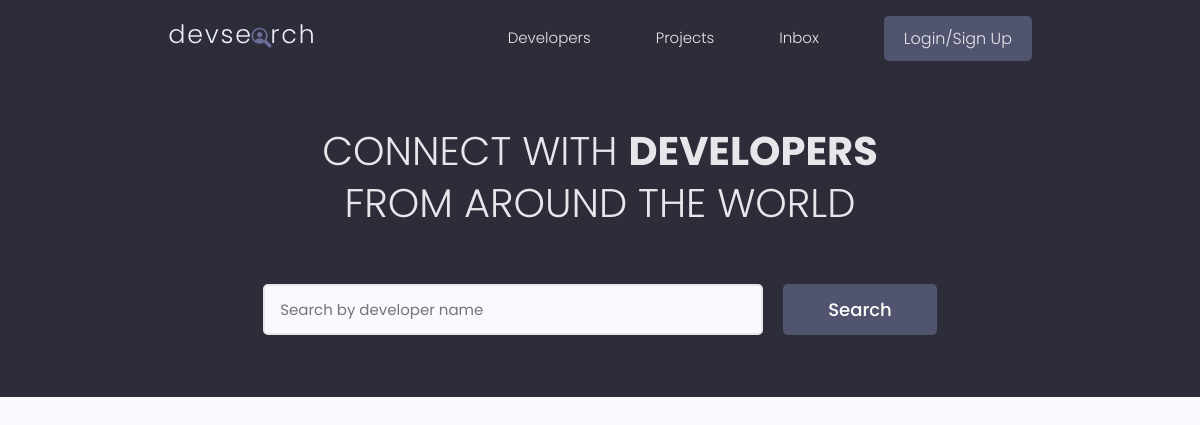
/, run on an earlier commit of the app's database.
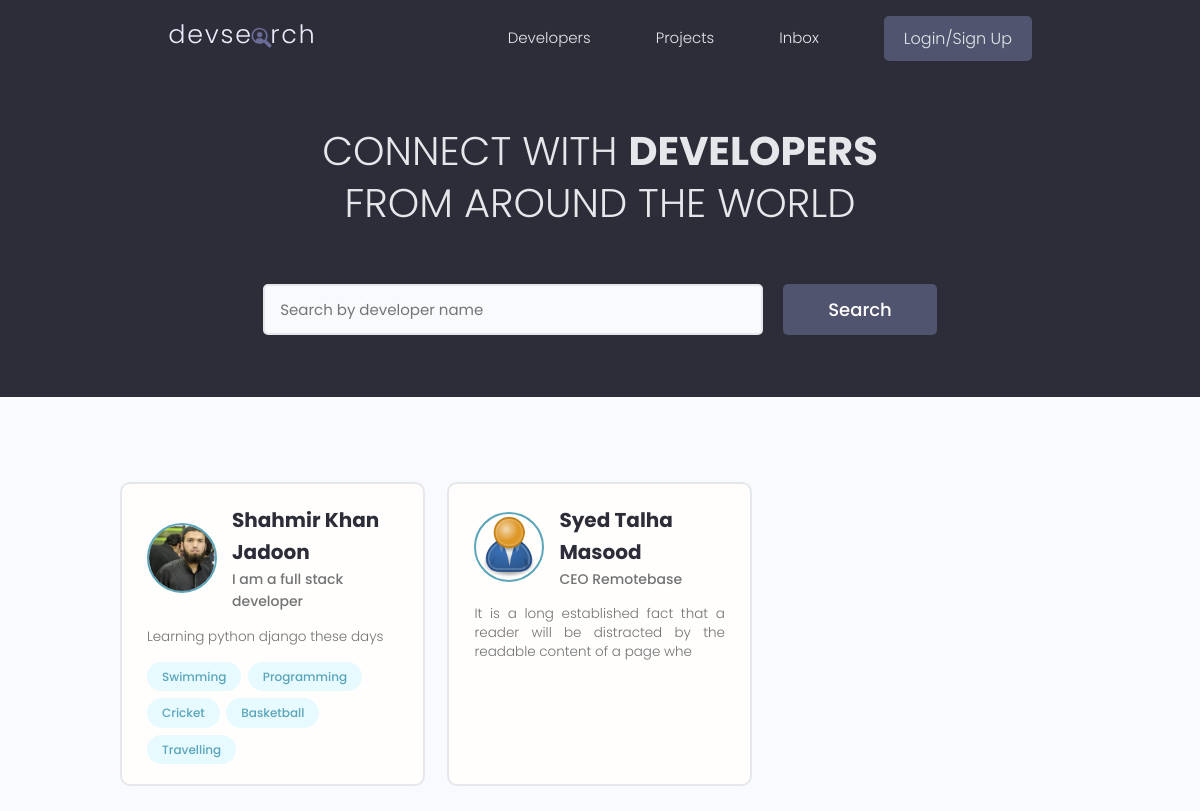
And on a later commit of the database.
### users/models.py (models this page shows, shortened)
class Profile(models.Model):
  user = models.OneToOneField(User, on_delete=models.CASCADE, null=True, blank=True)
  name = models.CharField(max_length=200, null=True, blank=True)
  email = models.EmailField(max_length=500, null=True, blank=True)
  username = models.CharField(max_length=200, null=True, blank=True)
  location = models.CharField(max_length=200, null=True, blank=True)
  short_intro = models.CharField(max_length=200, null=True, blank=True)
  bio = models.TextField(blank=True, null=True)
  profile_image = models.ImageField(null=True, blank=True, upload_to='profiles/', default='profiles/user-default.png')
  social_github = models.CharField(max_length=200, null=True, blank=True)
  social_twitter = models.CharField(max_length=200, null=True, blank=True)
  social_linkedin = models.CharField(max_length=200, null=True, blank=True)
  social_youtube = models.CharField(max_length=200, null=True, blank=True)
  social_website = models.CharField(max_length=200, null=True, blank=True)
  id = models.UUIDField(default=uuid.uuid4, unique=True, primary_key=True, editable=False)
  created = models.DateTimeField(auto_now_add=True)

class Skill(models.Model):
  owner = models.ForeignKey(Profile, on_delete=models.CASCADE, null=True, blank=True)
  name = models.CharField(max_length=200, null=True, blank=True)
  description = models.TextField(null=True, blank=True)
  id = models.UUIDField(default=uuid.uuid4, unique=True, primary_key=True, editable=False)
  created = models.DateTimeField(auto_now_add=True)

### users/views.py (the view)
# urls.py: path("", views.profiles, name="profiles"),
def profiles(request):
    profiles = Profile.objects.all()
    context = {
        'profiles': profiles
    }
    return render(request, 'users/profiles.html', context)

### users/templates/users/profiles.html (shortened to what this page needs)
{% extends "main.html" %}
{% block content %}
  <main class="home">
    <section class="hero-section text-center">
      <div class="container container--narrow">
        <div class="hero-section__box">
          <h2>CONNECT WITH <span>DEVELOPERS</span></h2>
          <h2>FROM AROUND THE WORLD</h2>
        </div>
        <div class="hero-section__search">
          <form class="form" action="#" method="get">
            <div class="form__field">
              <input class="input input--text" id="formInput#search" type="text" name="text"
                placeholder="Search by developer name" />
            </div>
            <input class="btn btn--sub btn--lg" type="submit" value="Search" />
          </form>
        </div>
      </div>
    </section>
    <section class="devlist">
      <div class="container">
        <div class="grid grid--three">
          {% for profile in profiles %}
            <div class="column card">
              <div class="dev">
                <a href="{% url "user-profile" profile.id %}" class="card__body">
                  <div class="dev__profile">
                    <img class="avatar avatar--md" src="{{ profile.profile_image.url }}" alt="image" />
                    <div class="dev__meta">
                      <h3>{{ profile.name }}</h3>
                      <h5>{{ profile.short_intro|slice:":50" }}</h5>
                    </div>
                  </div>
                  <p class="dev__info">
                    {{ profile.bio|slice:":100" }}
                  </p>
                  <div class="dev__skills">
                    {% for skill in profile.skill_set.all|slice:"5"  %}
                      <span class="tag tag--pill tag--main">
                        <small>{{ skill.name }}</small>
                      </span>
                    {% endfor %}
                  </div>
                </a>
              </div>
            </div>
          {% endfor %}
        </div>
      </div>
    </section>
  </main>
{% endblock  %}

What changed in the data, as far as the page shows it:
added Profile: profile_image (picture), name "Shahmir Khan Jadoon", short_intro "I am a full stack developer", bio "Learning python django these days"
added Skill: name "Swimming"
added Skill: name "Programming"
added Skill: name "Cricket"
added Skill: name "Basketball"
added Skill: name "Travelling"
added Profile: profile_image (placeholder picture), name "Syed Talha Masood", short_intro "CEO Remotebase", bio "It is a long established fact that a reader will be distracted by the readable content of a page whe"
